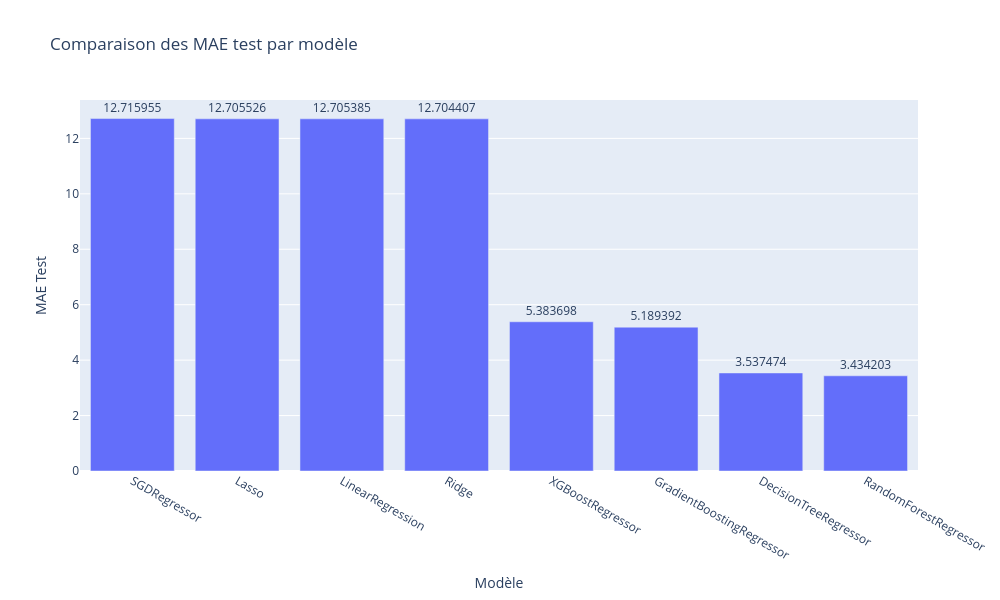

Here is the notebook cell this chart was saved with:
### Code cell
resultats_concat_sorted = resultats_concat.sort_values(by='MAE test', ascending=False)

fig = go.Figure()

fig.add_trace(go.Bar(
    x=resultats_concat_sorted['Modèle'],
    y=resultats_concat_sorted['MAE test'],
    name='MAE test',
    text=resultats_concat_sorted['MAE test'].round(6),
    textposition='outside'
))

fig.update_layout(
    title='Comparaison des MAE test par modèle',
    xaxis_title='Modèle',
    yaxis_title='MAE Test',
    height=600,
    width=1000
)

fig.show()

### Figure 1 — Plotly figure (JSON) as saved in the notebook; plotly's stock layout.template omitted (floating-point values rounded to 4 significant figures)
{"data": [{"name": "MAE test", "text": [12.72, 12.71, 12.71, 12.7, 5.384, 5.189, 3.537, 3.434], "textposition": "outside", "type": "bar", "x": ["SGDRegressor", "Lasso", "LinearRegression", "Ridge", "XGBoostRegressor", "GradientBoostingRegressor", "DecisionTreeRegressor", "RandomForestRegressor"], "y": [12.72, 12.71, 12.71, 12.7, 5.384, 5.189, 3.537, 3.434]}], "layout": {"height": 600, "title": {"text": "Comparaison des MAE test par modèle"}, "width": 1000, "xaxis": {"title": {"text": "Modèle"}}, "yaxis": {"title": {"text": "MAE Test"}}}}
